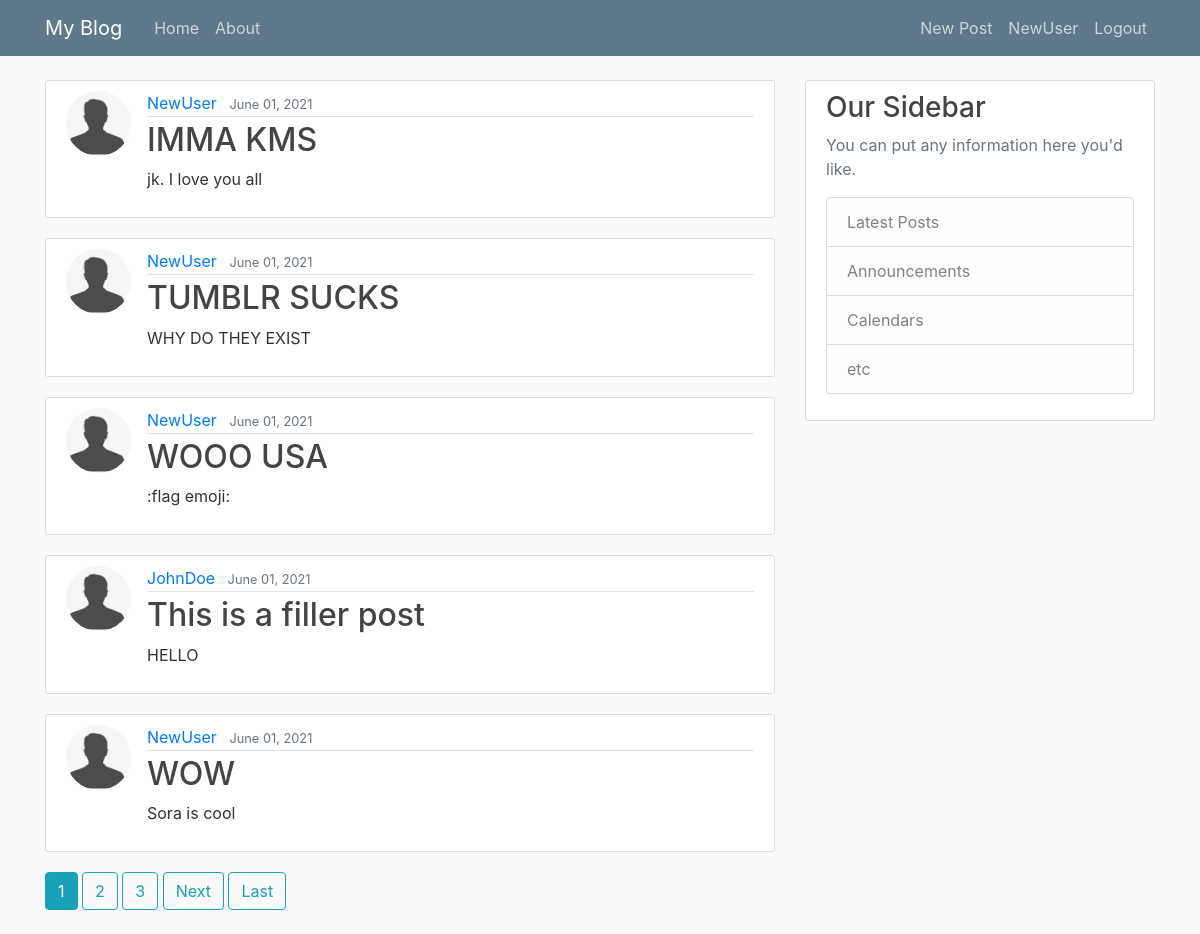
Screenshot of / (signed in) with the database file from the repository.
### blog/models.py (models this page shows, shortened)
class Post(models.Model):
    title = models.CharField(max_length=100)
    content = models.TextField()
    date_posted = models.DateTimeField(auto_now_add=True)
    author = models.ForeignKey(User, on_delete=models.CASCADE)

### users/models.py (models this page shows, shortened)
class Profile(models.Model):
    user = models.OneToOneField(User, on_delete=models.CASCADE)             # Defines 1-to-1 existence of user and profile
    image = models.ImageField(default='default.jpg', upload_to='profile_pics')  # Defines profile picture location and default

### blog/views.py (the view)
# urls.py: path('', PostListView.as_view(), name='blog-home'),
class PostListView(ListView):
    model = Post                                            # active model
    template_name = 'blog/home.html'                        # HTML template for page
    context_object_name = 'posts'                           # name of 'object' within template
    ordering = ['-date_posted']                             # how to order posts on homepage
    paginate_by = 5                                         # objects per page

### blog/templates/blog/home.html (shortened to what this page needs)
{% extends "blog/base.html" %}
{% block content %}
    {% for post in posts %}
    <article class="media content-section">
      <img class="rounded-circle article-img" src="{{ post.author.profile.image.url }}" alt="">
        <div class="media-body">
          <div class="article-metadata">
            <a class="mr-2" href="#">{{ post.author }}</a>
            <small class="text-muted">{{ post.date_posted|date:"F d, Y" }}</small>
          </div>
          <h2><a class="article-title" href="{% url 'post-detail' post.id %}">{{ post.title }}</a></h2>
          <p class="article-content">{{ post.content }}</p>
        </div>
    </article>
    {% endfor %}
    <div>
      {% if is_paginated %}
        {% for num in page_obj.paginator.page_range %}
          {% if page_obj.number == num %}
            <a class="btn btn-info mb-4" href="?page={{ num }}">{{ num }}</a>
          {% elif num > page_obj.number|add:'-3' and num < page_obj.number|add:'3' %}
            <a class="btn btn-outline-info mb-4" href="?page={{ num }}">{{ num }}</a>
          {% endif %}
        {% endfor %}
        {% if page_obj.has_next %}
          <a class="btn btn-outline-info mb-4" href="?page={{ page_obj.next_page_number }}">Next</a>
          <a class="btn btn-outline-info mb-4" href="?page={{ page_obj.paginator.num_pages }}">Last</a>
        {% endif %}
      {% endif %}
    </div>
{% endblock content %}

### blog/templates/blog/base.html (shortened to what this page needs)
{% load static %}
<!DOCTYPE html>
<html>
    <head>
        <link rel="stylesheet" href="https://maxcdn.bootstrapcdn.com/bootstrap/4.0.0/css/bootstrap.min.css">
        <link rel="stylesheet" href="{% static 'blog/main.css' %}">
    </head>
    <body>
        <header class="site-header">
            <nav class="navbar navbar-expand-md navbar-dark bg-steel fixed-top">
              <div class="container">
                <a class="navbar-brand mr-4" href="{% url 'blog-home' %}">My Blog</a>
                <div class="collapse navbar-collapse" id="navbarToggle">
                  <div class="navbar-nav mr-auto">
                    <a class="nav-item nav-link" href="{% url 'blog-home' %}">Home</a>
                    <a class="nav-item nav-link" href="{% url 'blog-about' %}">About</a>
                  </div>
                  <div class="navbar-nav">
                    {% if user.is_authenticated %}
                      <a class="nav-item nav-link" href="{% url 'post-create' %}">New Post</a>
                      <a class="nav-item nav-link" href="{% url 'profile' %}">{{ user.username }}</a>
                      <a class="nav-item nav-link" href="{% url 'logout' %}">Logout</a>
                    {% else %}
                      <a class="nav-item nav-link" href="{% url 'login' %}">Login</a>
                      <a class="nav-item nav-link" href="{% url 'register' %}">Register</a>
                    {% endif %}
                    </div>
                </div>
              </div>
            </nav>
        </header>
        <main role="main" class="container">
            <div class="row">
              <div class="col-md-8">
                {% block content %}{% endblock %}
              </div>
              <div class="col-md-4">
                <div class="content-section">
                  <h3>Our Sidebar</h3>
                  <p class='text-muted'>You can put any information here you'd like.
                    <ul class="list-group">
                      <li class="list-group-item list-group-item-light">Latest Posts</li>
                      <li class="list-group-item list-group-item-light">Announcements</li>
                      <li class="list-group-item list-group-item-light">Calendars</li>
                      <li class="list-group-item list-group-item-light">etc</li>
                    </ul>
                  </p>
                </div>
              </div>
            </div>
        </main>
    </body>
</html>

### blog/static/blog/main.css (style rules this page uses)
body { background: #fafafa; color: #333333; margin-top: 5rem; }
h1, h2, h3, h4, h5, h6 { color: #444444; }
ul { margin: 0; }
.bg-steel { background-color: #5f788a; }
.site-header .navbar-nav .nav-link { color: #cbd5db; }
.content-section { background: #ffffff; padding: 10px 20px; border: 1px solid #dddddd; border-radius: 3px; margin-bottom: 20px; }
.article-title { color: #444444; }
.article-content { white-space: pre-line; }
.article-img { height: 65px; width: 65px; margin-right: 16px; }
.article-metadata { padding-bottom: 1px; margin-bottom: 4px; border-bottom: 1px solid #e3e3e3 }

### rows the page displays
Post: author.profile.image (placeholder picture), author "NewUser", date_posted "June 01, 2021", title "IMMA KMS", content "jk. I love you all"
Post: author.profile.image (placeholder picture), author "NewUser", date_posted "June 01, 2021", title "TUMBLR SUCKS", content "WHY DO THEY EXIST"
Post: author.profile.image (placeholder picture), author "NewUser", date_posted "June 01, 2021", title "WOOO USA", content ":flag emoji:"
Post: author.profile.image (placeholder picture), author "JohnDoe", date_posted "June 01, 2021", title "This is a filler post", content "HELLO"
Post: author.profile.image (placeholder picture), author "NewUser", date_posted "June 01, 2021", title "WOW", content "Sora is cool"

### other values shown
{{ user.username }} "NewUser"
{{ num }} "1"
{{ num }} "2" "3"
